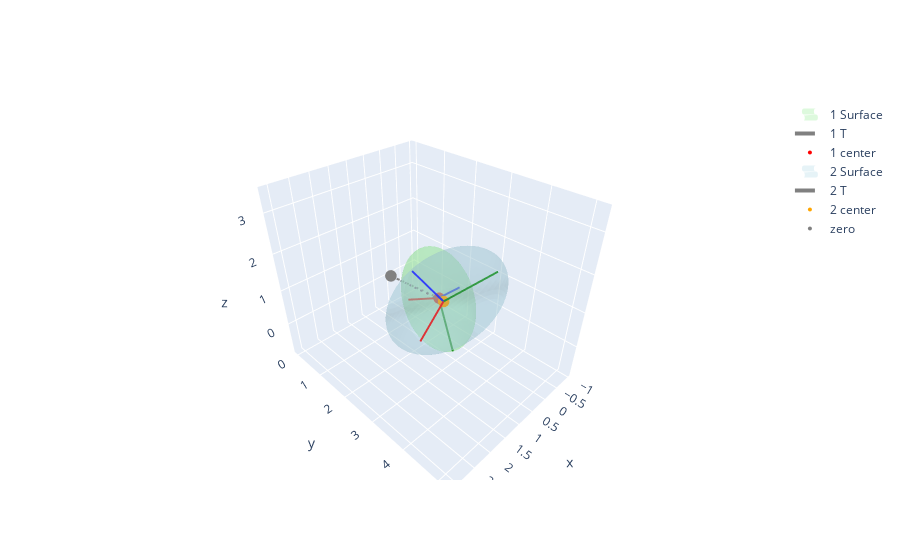

The code cell stored with this chart in its notebook:
### Code cell
plotter = Plotter()
plotter.plot_ellipsoid(S, R, T, name='1')
plotter.plot_ellipsoid(S, R.T, T+2, name='2')
# plotter.plot_points(np.array([0, 1, 0]))
plotter.show()

### Figure 1 — Plotly figure (JSON) as saved in the notebook; plotly's stock layout.template omitted (floating-point values rounded to 4 significant figures; data arrays with more than 128 entries replaced by an {"elided": "..."} marker saying what was removed)
{"data": [{"colorscale": [[0, "lightgreen"], [1, "lightgreen"]], "name": "1 Surface", "opacity": 0.3, "showlegend": true, "showscale": false, "type": "surface", "x": {"elided": "36x72 float values"}, "y": {"elided": "36x72 float values"}, "z": {"elided": "36x72 float values"}}, {"line": {"color": "red", "width": 4}, "mode": "lines", "name": "1 X", "showlegend": false, "type": "scatter3d", "x": [0.1, 1.024], "y": [2, 1.859], "z": [0.3, 0.6565]}, {"line": {"color": "green", "width": 4}, "mode": "lines", "name": "1 Y", "showlegend": false, "type": "scatter3d", "x": [0.1, 0.589], "y": [2, 2.969], "z": [0.3, -0.5837]}, {"line": {"color": "blue", "width": 4}, "mode": "lines", "name": "1 Z", "showlegend": false, "type": "scatter3d", "x": [0.1, -0.02632], "y": [2, 2.566], "z": [0.3, 0.8511]}, {"line": {"color": "grey", "dash": "longdash", "width": 4}, "mode": "lines", "name": "1 T", "type": "scatter3d", "x": [0.1, 0], "y": [2, 0], "z": [0.3, 0]}, {"marker": {"color": "red", "size": 4}, "mode": "markers", "name": "1 center", "type": "scatter3d", "x": [0.1], "y": [2], "z": [0.3]}, {"colorscale": [[0, "lightblue"], [1, "lightblue"]], "name": "2 Surface", "opacity": 0.3, "showlegend": true, "showscale": false, "type": "surface", "x": {"elided": "36x72 float values"}, "y": {"elided": "36x72 float values"}, "z": {"elided": "36x72 float values"}}, {"line": {"color": "red", "width": 4}, "mode": "lines", "name": "2 X", "showlegend": false, "type": "scatter3d", "x": [2.1, 3.024], "y": [4, 4.349], "z": [2.3, 2.142]}, {"line": {"color": "green", "width": 4}, "mode": "lines", "name": "2 Y", "showlegend": false, "type": "scatter3d", "x": [2.1, 1.903], "y": [4, 4.969], "z": [2.3, 3.291]}, {"line": {"color": "blue", "width": 4}, "mode": "lines", "name": "2 Z", "showlegend": false, "type": "scatter3d", "x": [2.1, 2.385], "y": [4, 3.495], "z": [2.3, 2.851]}, {"line": {"color": "grey", "dash": "longdash", "width": 4}, "mode": "lines", "name": "2 T", "type": "scatter3d", "x": [2.1, 0], "y": [4, 0], "z": [2.3, 0]}, {"marker": {"color": "orange", "size": 4}, "mode": "markers", "name": "2 center", "type": "scatter3d", "x": [2.1], "y": [4], "z": [2.3]}, {"marker": {"color": "grey", "size": 4}, "mode": "markers", "name": "zero", "type": "scatter3d", "x": [0], "y": [0], "z": [0]}], "layout": {}}
